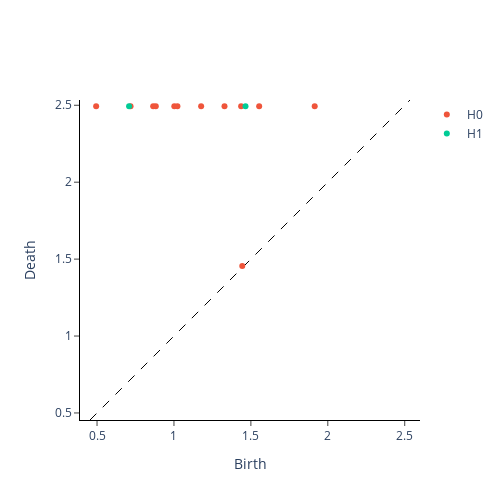

Write notebook code for a chart like this one.
### Code cell
filtering.plot(im_filtered)

### Figure 1 — Plotly figure (JSON) as saved in the notebook; plotly's stock layout.template omitted (floating-point values rounded to 4 significant figures)
{"data": [{"hoverinfo": "none", "line": {"color": "black", "dash": "dash", "width": 1}, "mode": "lines", "showlegend": false, "type": "scatter", "x": [0.4543, 2.534], "y": [0.4543, 2.534]}, {"hoverinfo": "text", "hovertext": ["(0.4942630329355325, 2.494263032935532)", "(0.7179735886923012, 2.494263032935532)", "(0.8649603076371818, 2.494263032935532)", "(0.8819203136692834, 2.494263032935532)", "(1.0022555945637186, 2.494263032935532)", "(1.0224460779352682, 2.494263032935532)", "(1.1767013708939065, 2.494263032935532)", "(1.328533805847959, 2.494263032935532)", "(1.4367547967194645, 2.494263032935532)", "(1.553859600274452, 2.494263032935532)", "(1.9148654429577572, 2.494263032935532)", "(1.4440233707332222, 1.4545224220864281)"], "mode": "markers", "name": "H0", "type": "scatter", "x": [0.4943, 0.718, 0.865, 0.8819, 1.002, 1.022, 1.177, 1.329, 1.437, 1.554, 1.915, 1.444], "y": [2.494, 2.494, 2.494, 2.494, 2.494, 2.494, 2.494, 2.494, 2.494, 2.494, 2.494, 1.455]}, {"hoverinfo": "text", "hovertext": ["(0.7082821566739574, 2.494263032935532)", "(1.4650214734396338, 2.494263032935532)"], "mode": "markers", "name": "H1", "type": "scatter", "x": [0.7083, 1.465], "y": [2.494, 2.494]}], "layout": {"height": 500, "plot_bgcolor": "white", "width": 500, "xaxis": {"autorange": false, "exponentformat": "e", "linecolor": "black", "linewidth": 1, "mirror": false, "range": [0.4543, 2.534], "showexponent": "all", "showline": true, "side": "bottom", "ticks": "outside", "title": {"text": "Birth"}, "type": "linear", "zeroline": true}, "yaxis": {"autorange": false, "exponentformat": "e", "linecolor": "black", "linewidth": 1, "mirror": false, "range": [0.4543, 2.534], "scaleanchor": "x", "scaleratio": 1, "showexponent": "all", "showline": true, "side": "left", "ticks": "outside", "title": {"text": "Death"}, "type": "linear", "zeroline": true}}}
